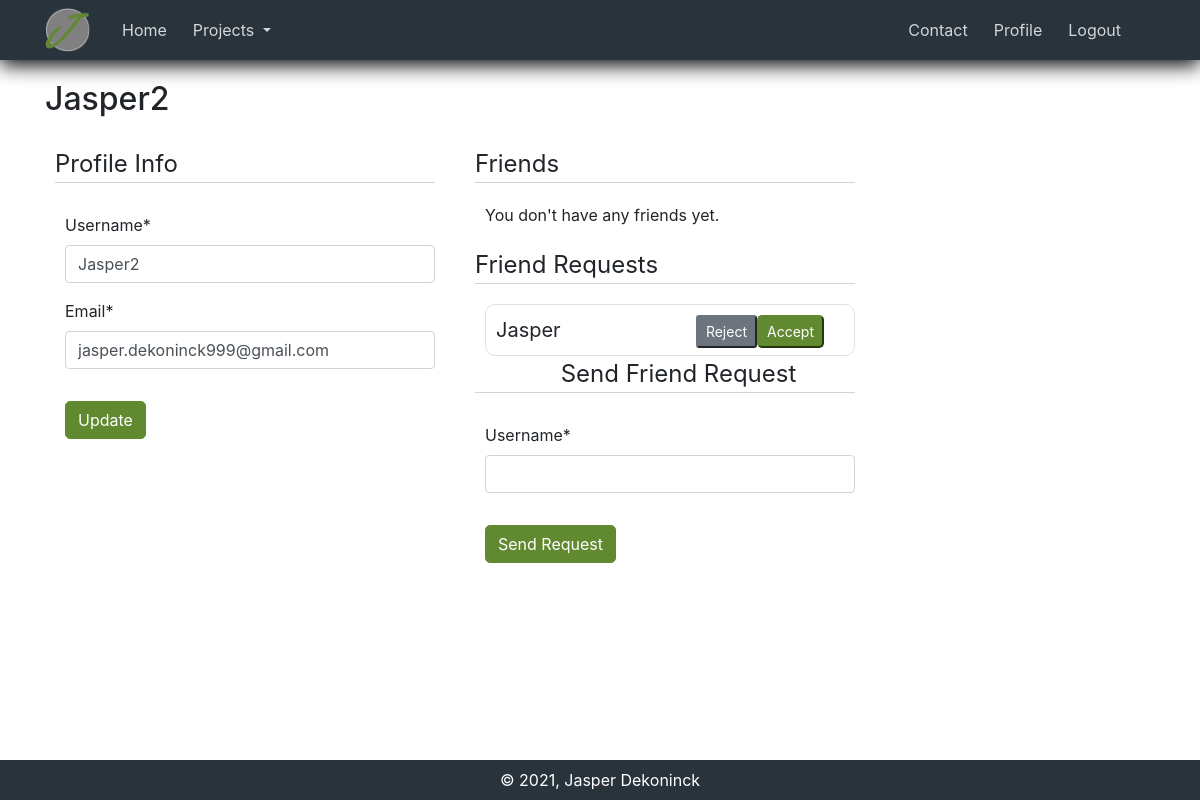
The page /users/profile/ (signed in) on the database its author committed.
### users/models.py (models this page shows, shortened)
class User(AbstractUser):
    email = models.EmailField(unique=True)
    friends = models.ManyToManyField("self", blank=True)
    cheater = models.BooleanField(default=False)

class FriendRequest(models.Model):
    from_user = models.ForeignKey(User, on_delete=models.CASCADE, related_name="from_requests")
    to_user = models.ForeignKey(User, on_delete=models.CASCADE, related_name="to_requests")
    class Meta:
        unique_together = ('to_user', 'from_user')

### users/views.py (the view)
# urls.py: path("profile/", views.profile, name="profile"),
@login_required
def profile(request):
    username = request.user.username
    if request.method == "POST":
        u_form = UserUpdateForm(request.POST, instance=request.user)
        if u_form.is_valid():
            u_form.save()
            messages.success(request, "Your account has been updated!")
            return redirect("profile")
    else:
        u_form = UserUpdateForm(instance=request.user)
    context = {
        "u_form": u_form,
    }
    context["friend_request_form"] = SendFriendRequestForm()
    context["friend_requests"] = FriendRequest.objects.filter(to_user=request.user)
    context["accept_reject_form"] = AcceptRejectForm()
    context["unfriend_form"] = UnfriendForm()
    context["username"] = username
    return render(request, 'users/profile.html', context)

### users/forms.py
class UserUpdateForm(forms.ModelForm):
    username = forms.CharField(label="Username",
                               help_text="",
                               required=True, max_length=150)
    class Meta:
        model = User
        fields = ['username', 'email']

class SendFriendRequestForm(forms.Form):
    username = forms.CharField(max_length=150, required=True)

### users/templates/users/profile.html (shortened to what this page needs)
{% extends 'main/base.html' %}
{% load crispy_forms_tags %}
{% load static %}
{% block content %}
<link rel="stylesheet" type="text/css" href="{% static 'users/style.css' %}"/>
<h2> {{ username }} </h2>
<div class="profile-container">
  <div id="profile-info" class="profile-left-section">
    <div class="profile-info-section">
    <div class="title">
      Profile Info
      </div>
    <form method="POST" enctype="multipart/form-data" class="profile-form" novalidate>
      <fieldset class="form-group">
          {{ u_form|crispy }}
      </fieldset>
      <button class="btn btn-primary" type="submit">
          Update
      </button>
    </form>
    </div>
  </div>
  <div class="profile-right-section">
    <div class="profile-info-section">
      <div class="title">
        Friends
      </div>
      {% if user.friends.all|length == 0 %}
        <p>You don't have any friends yet.</p>
      {% endif %}
    </div>
    <div class="profile-info-section">
      <div class="title">
        Friend Requests
      </div>
      {% for friend_request in friend_requests %}
        <div class="friend">
          <p class="friend-text">{{ friend_request.from_user.username }}</p>
          <div class="button-group" style="float: right">
            <button class="btn-sm btn-primary friend-button" type="submit" form="accept-{{friend_request.pk}}">Accept</button>
            <button class="btn-sm btn-secondary friend-button"  type="submit" form="reject-{{friend_request.pk}}">Reject</button>
          </div>
        </div>
      {% endfor %}
    <div class="title">
      Send Friend Request
    </div>
    <form method="POST" enctype="multipart/form-data" class="profile-form" action="{% url 'friend-request' %}">
      <fieldset class="form-group">
          {{ friend_request_form|crispy }}
      </fieldset>
      <button class="btn btn-primary" type="submit">
          Send Request
      </button>
    </form>
    </div>
  </div>
</div>
{% endblock content %}

### main/static/main/style.css (style rules this page uses)
:root { --main-color: rgb(40, 51, 59); --secondary-color: rgb(97, 137, 48); --secondary-color-select: rgb(82, 112, 42); --secondary-color-shadow: rgb(97, 137, 48, 0.3); --tertiary-color: rgb(106, 110, 113); --tertiary-color-select: rgb(71, 73, 75); --tertiary-color-shadow: rgb(106, 110, 113, 0.3); }
html, body { height:100%; margin:0; }
html { font-size: 16px; }
body { display:flex; flex-direction:column; }
* { box-sizing: border-box; }
.btn-primary { background-color: var(--secondary-color); border-color: var(--secondary-color); border-radius: 5px; }

### users/static/users/style.css (style rules this page uses)
:root { --main-color: rgb(40, 51, 59); --secondary-color: rgb(97, 137, 48); --secondary-color-select: rgb(66, 92, 32); --secondary-color-shadow: rgb(97, 137, 48, 0.3); --tertiary-color: rgb(106, 110, 113); --tertiary-color-select: rgb(71, 73, 75); --tertiary-color-shadow: rgb(106, 110, 113, 0.3); }
.title { font-size: 24px; border-bottom: 1px solid lightgrey; margin-bottom: 20px; margin-left: -10px; }
.profile-left-section, .profile-right-section { width: 400px; padding: 10px; text-align: left; padding-left: 20px; margin-right: 20px; padding-top: 0px; float: left; }
.profile-info-section { margin-bottom: 20px; margin-top: 20px; }
.friend { border: 1px solid rgba(0,0,0,.125); border-radius: 10px; padding-right: 30px; padding-left: 10px; padding-bottom: 40px; padding-top: 10px; font-size: 20px; }
.friend-button { float: right }
.friend-text { float: left }
.profile-form { margin-bottom: 10px; padding-bottom: 10px; margin-top: 10px; padding-top: 10px; }

### rows shown on the page
User: username "Jasper2", email "jasper.dekoninck999@gmail.com"
FriendRequest: from_user.username "Jasper"
